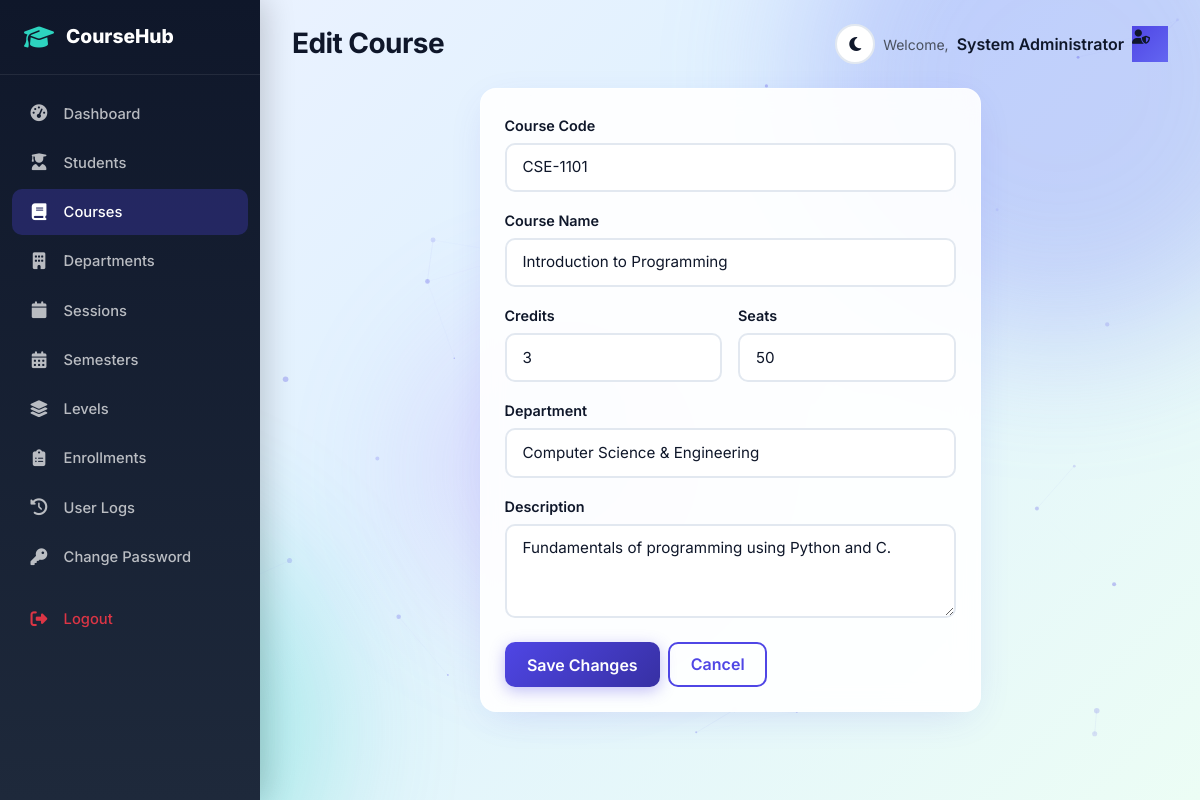
Screenshot of /admin/edit-course.php?id=1 (signed in) with the database file from the repository.
### tables this page shows
CREATE TABLE `course` (
  `id` int(11) NOT NULL AUTO_INCREMENT,
  `courseCode` varchar(30) NOT NULL,
  `courseName` varchar(200) NOT NULL,
  `courseUnit` int(11) NOT NULL DEFAULT 3,
  `noofSeats` int(11) NOT NULL DEFAULT 40,
  `departmentId` int(11) DEFAULT NULL,
  `description` text,
  `creationDate` timestamp NOT NULL DEFAULT CURRENT_TIMESTAMP,
  `updationDate` timestamp NULL DEFAULT NULL ON UPDATE CURRENT_TIMESTAMP,
  PRIMARY KEY (`id`),
  UNIQUE KEY `courseCode` (`courseCode`)
);

CREATE TABLE `department` (
  `id` int(11) NOT NULL AUTO_INCREMENT,
  `department` varchar(150) NOT NULL,
  `code` varchar(20) DEFAULT NULL,
  `creationDate` timestamp NOT NULL DEFAULT CURRENT_TIMESTAMP,
  PRIMARY KEY (`id`)
);

### admin/edit-course.php (the view, shortened to what this page needs)
<?php
include('includes/config.php');
include('includes/header.php');
$id = (int)($_GET['id'] ?? 0);
$course = mysqli_fetch_assoc(mysqli_query($bd, "SELECT * FROM course WHERE id=$id"));
$departments = mysqli_query($bd, "SELECT * FROM department");
?>
<div class="row justify-content-center">
    <div class="col-lg-7">
        <div class="card-modern p-4 scale-in">
            <form method="POST">
                <div class="mb-3">
                    <label class="form-label-modern">Course Code</label>
                    <input type="text" name="courseCode" class="form-control form-control-modern" value="<?= htmlspecialchars($course['courseCode']) ?>" required>
                </div>
                <div class="mb-3">
                    <label class="form-label-modern">Course Name</label>
                    <input type="text" name="courseName" class="form-control form-control-modern" value="<?= htmlspecialchars($course['courseName']) ?>" required>
                </div>
                <div class="row g-3">
                    <div class="col-6">
                        <label class="form-label-modern">Credits</label>
                        <input type="number" name="courseUnit" class="form-control form-control-modern" value="<?= $course['courseUnit'] ?>">
                    </div>
                    <div class="col-6">
                        <label class="form-label-modern">Seats</label>
                        <input type="number" name="noofSeats" class="form-control form-control-modern" value="<?= $course['noofSeats'] ?>">
                    </div>
                </div>
                <div class="mb-3 mt-3">
                    <label class="form-label-modern">Department</label>
                    <select name="departmentId" class="form-select form-control-modern">
                        <?php while ($d = mysqli_fetch_assoc($departments)): ?>
                            <option value="<?= $d['id'] ?>" <?= $course['departmentId']==$d['id']?'selected':'' ?>><?= htmlspecialchars($d['department']) ?></option>
                        <?php endwhile; ?>
                    </select>
                </div>
                <div class="mb-4">
                    <label class="form-label-modern">Description</label>
                    <textarea name="description" class="form-control form-control-modern" rows="3"><?= htmlspecialchars($course['description'] ?? '') ?></textarea>
                </div>
                <div class="d-flex gap-2">
                    <button type="submit" name="update" class="btn btn-primary-modern">Save Changes</button>
                    <a href="courses.php" class="btn btn-outline-modern">Cancel</a>
                </div>
            </form>
        </div>
    </div>
</div>
<?php include('includes/footer.php'); ?>

### assets/css/style.css (style rules this page uses)
:root { --primary: #4f46e5; --primary-dark: #3730a3; --primary-light: #818cf8; --secondary: #0d9488; --secondary-light: #2dd4bf; --accent: #f59e0b; --danger: #ef4444; --success: #10b981; --warning: #f59e0b; --info: #3b82f6; --dark: #0f172a; --dark-2: #1e293b; --gray: #64748b; --gray-light: #f1f5f9; --white: #ffffff; --card-bg: rgba(255, 255, 255, 0.92); --card-border: rgba(255, 255, 255, 0.55); --body-bg: linear-gradient(135deg, #eef2ff 0%, #e0f2fe 45%, #ecfdf5 100%); --text: #0f172a; --text-muted: #64748b; --navbar-bg: rgba(255, 255, 255, 0.82); --input-bg: #ffffff; --input-border: #e2e8f0; --table-hover: rgba(79, 70, 229, 0.05); --shadow: 0 10px 40px -12px rgba(79, 70, 229, 0.18); --shadow-lg: 0 25px 50px -12px rgba(15, 23, 42, 0.18); --radius: 16px; --radius-sm: 10px; --transition: all 0.3s cubic-bezier(0.4, 0, 0.2, 1); --star: #f59e0b; }
* { margin: 0; padding: 0; box-sizing: border-box; }
body { font-family: 'Inter', 'Segoe UI', system-ui, -apple-system, sans-serif; background: var(--body-bg); background-attachment: fixed; color: var(--text); min-height: 100vh; overflow-x: hidden; transition: background 0.4s ease, color 0.3s ease; }
.card-modern { background: var(--card-bg); border: 1px solid var(--card-border); border-radius: var(--radius); box-shadow: var(--shadow); transition: var(--transition); overflow: hidden; backdrop-filter: blur(12px); }
.btn-primary-modern { background: linear-gradient(135deg, var(--primary), var(--primary-dark)); border: none; color: white !important; font-weight: 600; padding: 0.65rem 1.4rem; border-radius: 10px; transition: var(--transition); box-shadow: 0 4px 15px rgba(79, 70, 229, 0.35); }
.btn-outline-modern { border: 2px solid var(--primary); color: var(--primary) !important; background: transparent; font-weight: 600; padding: 0.5rem 1.3rem; border-radius: 10px; transition: var(--transition); }
.form-control-modern { border: 2px solid var(--input-border); border-radius: 10px; padding: 0.7rem 1rem; font-size: 0.95rem; transition: var(--transition); background: var(--input-bg); color: var(--text); }
.form-label-modern { font-weight: 600; color: var(--text); margin-bottom: 0.4rem; font-size: 0.9rem; }
.scale-in { animation: scaleIn 0.4s ease-out; }

### rows the page displays
course: courseCode "CSE-1101", courseName "Introduction to Programming", courseUnit "3", noofSeats "50", departmentId "Computer Science & Engineering", description "Fundamentals of programming using Python and C."

### other values shown
APP_NAME "CourseHub"
$pageTitle "Edit Course"
$aname "System Administrator"
